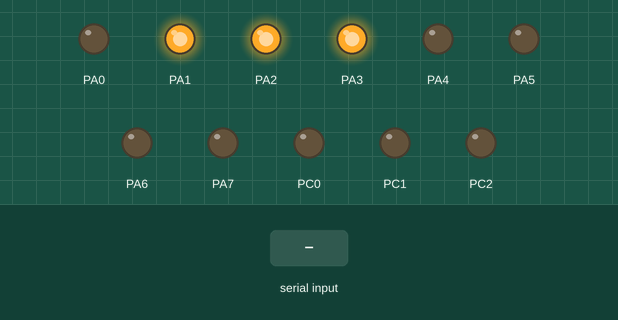
Bench run of a program on a simulated ATmega2560, built with avr-gcc and emulated at 16 MHz. On the bench: output pins drawn as LEDs (lit = HIGH). The test bench sets the inputs (shaded band).

Above: at 1.2 s.
1.3 s: "1" received over Serial
At 2.5 s:
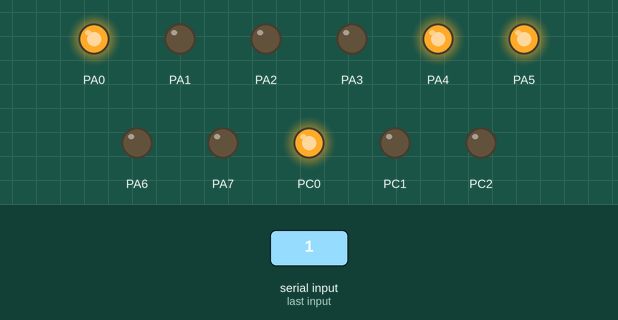
2.8 s: "0" received over Serial
At 3.8 s:
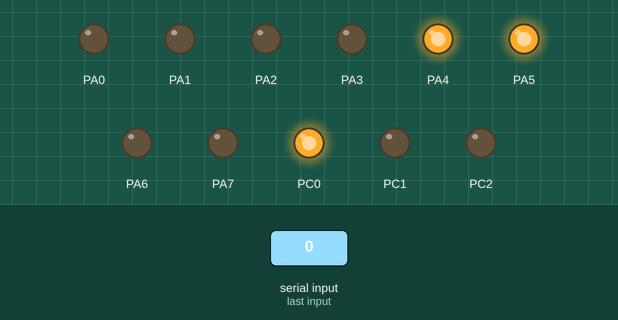
4.3 s: "2" received over Serial
At 5.0 s:
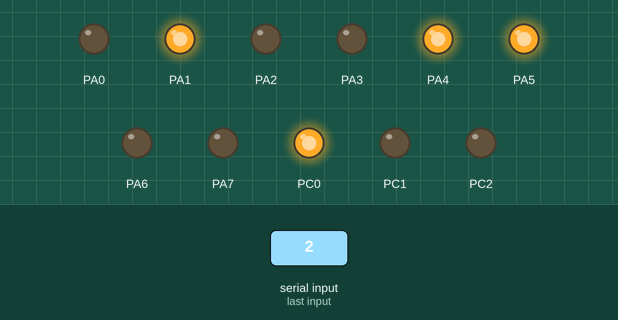
Timing chart, 0 to 7.3 s (numbered marks = the images above; inputs shaded):
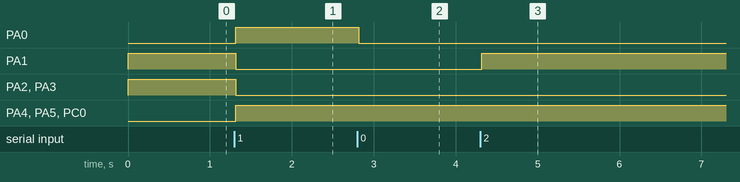

Measured:
- after the input at 1.3 s, PA0, PA4, PA5, PC0: LOW → HIGH at once; PA1–3: HIGH → LOW at once
- after the input at 2.8 s, PA0: HIGH → LOW at once
- after the input at 4.3 s, PA1: LOW → HIGH at once

The program:

main.c
```c
/*;>>>>>>>>>>>>>>>>>>>>>>>>>>>>>>>>>>>>>>>>>>>>>>>>>>>>>>>>>>>
; 1DT301, Computer Technology I
; Date: 2021-10-27
; Author:
; Albin Widerberg Palmfeldt
; Vilgot Karlsson
;
; Lab number: 6
; Title: task4 in Assignment 5 converted to C
;
; Hardware: STK600, CPU ATmega2560
;
; Function: Program displays character received from serial and displays it on the LCD.
; after five seconds are passed then an automatic linebreak is made.
;
; Input ports: N/A
;
; Output ports: PORTA and PORTC connected to LCD
;
; Subroutines: write_char is called when you want a write a letter to lcd.
; init_disp initializes the LCD
; spaceadder sends spaces to the lcd (for line break)
; write_saved sends the saved characters to the lcd.
;
;<<<<<<<<<<<<<<<<<<<<<<<<<<<<<<<<<<<<<<<<<<<<<<<<<<<<<<<<<<<
*/

#define F_CPU 16000000

#include <avr/interrupt.h>
#include <avr/cpufunc.h>
#include <util/delay.h>
#include <stdbool.h>
#include <stdio.h>

#include "ADC.h"

#define BUF_SIZE 100
volatile char str_buffer[BUF_SIZE];

#define FOSC 1843200// Clock Speed
#define BAUD 9600

unsigned char RS = 0b00000000;
#define cbi(port, bitpos) (port) &= ~(1 << (bitpos))
#define sbi(port, bitpos) (port) |= (1 << (bitpos))
unsigned char store[6];
int counter = 0;


void USART_Init(){
    /* Set baud rate */
    UBRR0H = (unsigned char)(BAUD>>8);
    UBRR0L = (unsigned char)BAUD;
    /* Enable receiver and transmitter */
    UCSR0B = (1<<RXEN0)|(1<<TXEN0);
    /* Set frame format: 8data, 2stop bit */
    UCSR0C = (1<<USBS0) |(3<<UCSZ00);
}

unsigned char USART_Receive( void )
{
    /* Wait for data to be received */
    while ( !(UCSR0A & (1<<RXC0)) );

    /* Get and return received data from buffer */
    return UDR0;
}

/*
    Read temp.
    Don't forget to call ADC_init() before calling this function.
*/
double lm35_read_temp()
{
    return ADC_read_voltage() / 0.01;
}

// Send a string using USART
void send_log_msg(char *str)
{
        /* Wait for empty transmit buffer */
        while ( !( UCSR0A & (1<<UDRE0)) )
        ;
        /* Put data into buffer, sends the data */
        for(int i = 0; str[i]; i++) {
			UDR0 = str[i];
		}
}

ISR(USART_RX_vect)
{
     //read_letter();
}


void init_display(void) {
    DDRA = 0xFF;
    DDRC = 0b111;
    cbi(PORTC, 0);
    PORTA = 0b0001110;
    sbi(PORTC, 2);
    cbi(PORTC, 2);
}


// this is the function you call when wanting to write a letter
unsigned char write_char(unsigned char input) {
    sbi(PORTC, PC0);
    write_f(input);
}

void write_f(unsigned char input) {
    // clear RS ffs
    cbi(PORTC, PC1);
    PORTA = input;
    sbi(PORTC, PC2);
    cbi(PORTC, PC2);
}

void read_letter(void) {
        unsigned char ch = USART_Receive();
		write_char(ch);
        store[counter] = ch;
        counter++;

}

// sends shitty blank character
void clear_screen(void) {
    _delay_us(0.02); // wait 2 ms useless in simulator
    cbi(PORTC, PC0);
	cbi(PORTC, PC1);
	write_f(0x01);
}


void space_adder(int lengh) {
	for (int i = 0; i < lengh; i++) {
		write_char(0x20);
	}
}


int main(void) {

    // Connect PORTF pin 0, i.e ADC0, to temp sensor.
    // See pinout on page 2 and MUX table on page 290.
    ADC_init(0b00000);
    USART_Init();
    init_display();
    sei();
    while(1){
        if(counter == 6) {
			_delay_ms(5000); ; // 5 seconds.
            clear_screen();
			space_adder(40);
			for (int x = 0; x <= sizeof(store); x++) {
				write_char(store[x]);
			}
			space_adder(33);
			counter = 0;

    }
        else {
            read_letter();
        }
    }

}
```

ADC.c
```c
#include "ADC.h"

void ADC_init(uint8_t mux)
{
	// 1. AVCC with external capacitor at AREF pin
	// 2. MUX[4:0]
	ADMUX = (0b01 << REFS0) + (mux & 0b11111);
	// MUX[5]
	ADCSRB = (mux & 0b100000) >> 2;

	// 1. Enable conversion.
	// 2. Set prescaler = 128 so we get a frequency between 50-100 kHz see chap 26.4.
	ADCSRA = (1 << ADEN) | (0b111 << ADPS0);
}

double ADC_read_voltage()
{
	// Start conversion
	ADCSRA = ADCSRA | (1 << ADSC);

	// Wait for completion
	while((ADCSRA &  (1 << ADSC)) == (1 << ADSC));

	return 	((ADCH << 8) + ADCL) * VREF / 1024.0;
}
```

ADC.h
```c
#ifndef ADC_H_
#define ADC_H_
#include <avr/io.h>

// Reference Voltage.
#define VREF 5.0

// mux - See pinout on page 2 and MUX table on page 290.
void ADC_init(uint8_t mux);

double ADC_read_voltage();

#endif /* ADC_H_ */
```
